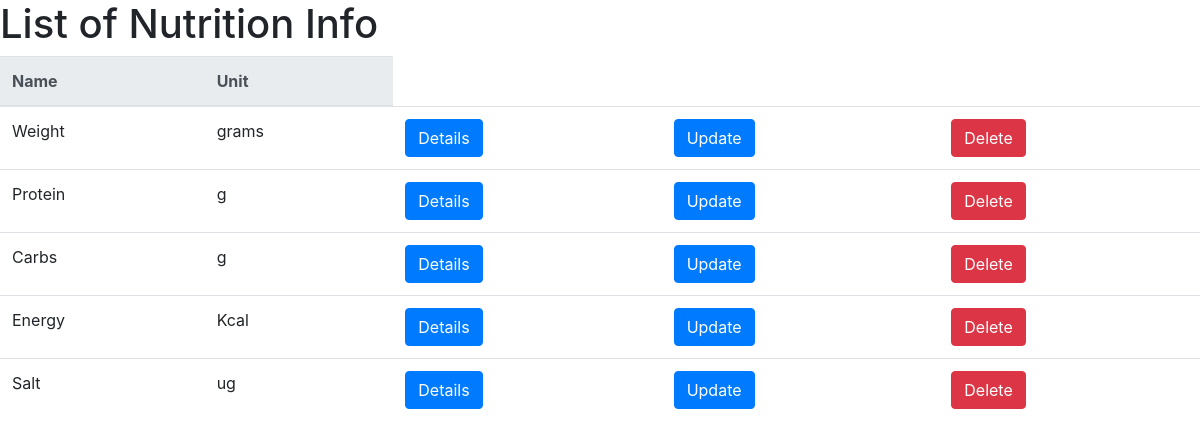
The app's page /nutri-info-list/ (signed in) with its own data.
### foodCMS/models.py (models this page shows, shortened)
class NutritionInfo(models.Model):
    name = models.CharField(max_length=50,verbose_name="Name")
    unit = models.CharField(max_length=50,verbose_name="Unit")

### foodCMS/views.py (the view)
# urls.py: path('nutri-info-list/', views.NutritionInfoListView.as_view(),
@method_decorator(login_required, name="dispatch")
class NutritionInfoListView(ListView):
    model = NutritionInfo
    template_name = 'foodCMS/nutrition/nutritionInfolist.html'

### foodCMS/templates/foodCMS/nutrition/nutritionInfolist.html
{% extends "../base.html" %}
{% block maincontent %}
<h1>List of Nutrition Info</h1>
<table class="table">
    <tr>
        <thead class="thead-light">
            <tr>
                <th scope="col">Name</th>
                <th scope="col">Unit</th>
            </tr>
        </thead>
        <tbody>
                {% for nutritionInfo in object_list %}
                <tr>
                    <td>{{nutritionInfo.name}}</td>
                    <td>{{nutritionInfo.unit}}</td>
                    <td><a class="btn btn-primary" href="{% url 'nutri-details' nutritionInfo.id  %}">
                            Details
                        </a>
                    </td>
                    <td><a class="btn btn-primary" href="{% url 'nutri-update' nutritionInfo.id  %}">
                            Update
                        </a>
                    </td>
                    <td><a class="btn btn-danger" href="{% url 'nutri-delete' nutritionInfo.id  %}">
                            Delete
                        </a>
                    </td>
                </tr>
                {% endfor %}
        </tbody>
</table>
{% endblock %}

### records on screen
NutritionInfo: name "Weight", unit "grams"
NutritionInfo: name "Protein", unit "g"
NutritionInfo: name "Carbs", unit "g"
NutritionInfo: name "Energy", unit "Kcal"
NutritionInfo: name "Salt", unit "ug"
